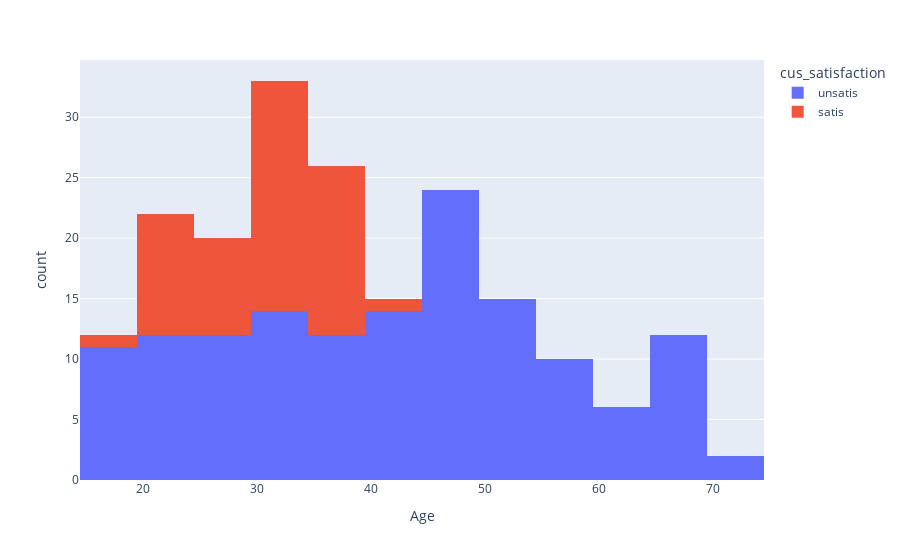

Notebook source saved alongside this figure:
### Code cell
spending_score_stasifaction_fig.show()

### Figure 1 — Plotly figure (JSON) as saved in the notebook; plotly's stock layout.template omitted (floating-point values rounded to 4 significant figures; data arrays with more than 128 entries replaced by an {"elided": "..."} marker saying what was removed)
{"data": [{"alignmentgroup": "True", "bingroup": "x", "hovertemplate": "cus_satisfaction=unsatis<br>Age=%{x}<br>count=%{y}<extra></extra>", "legendgroup": "unsatis", "marker": {"color": "#636efa", "pattern": {"shape": ""}}, "name": "unsatis", "offsetgroup": "unsatis", "orientation": "v", "showlegend": true, "type": "histogram", "x": {"elided": "146 int values"}, "xaxis": "x", "yaxis": "y"}, {"alignmentgroup": "True", "bingroup": "x", "hovertemplate": "cus_satisfaction=satis<br>Age=%{x}<br>count=%{y}<extra></extra>", "legendgroup": "satis", "marker": {"color": "#EF553B", "pattern": {"shape": ""}}, "name": "satis", "offsetgroup": "satis", "orientation": "v", "showlegend": true, "type": "histogram", "x": [null, 23, 22, 23, 30, 35, 24, 22, 35, 25, 31, 29, 23, 21, 18, 21, 30, 20, 24, 39, 31, 40, 38, 39, 31, 29, 32, 35, 32, 32, 28, 32, 34, 39, 38, 27, 30, 30, 29, 31, 36, 33, 28, 36, 30, 35, 32, 29, 30, 36, 38, 35, 32, 30], "xaxis": "x", "yaxis": "y"}], "layout": {"barmode": "relative", "legend": {"title": {"text": "cus_satisfaction"}, "tracegroupgap": 0}, "margin": {"t": 60}, "xaxis": {"anchor": "y", "domain": [0, 1], "title": {"text": "Age"}}, "yaxis": {"anchor": "x", "domain": [0, 1], "title": {"text": "count"}}}}
